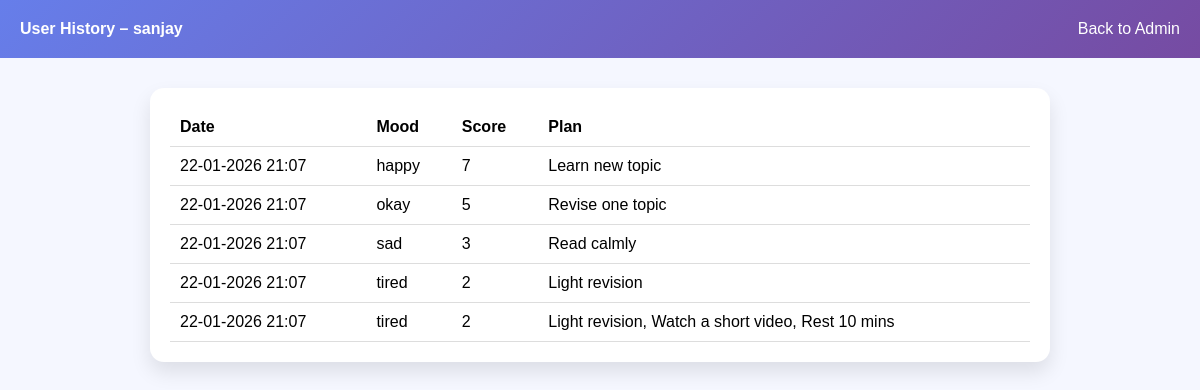
/admin/user/3, run on the app's committed database.
### tables this page shows
CREATE TABLE users (
            id INTEGER PRIMARY KEY AUTOINCREMENT,
            username TEXT UNIQUE,
            password TEXT,
            goal TEXT
        );

CREATE TABLE history (
            id INTEGER PRIMARY KEY AUTOINCREMENT,
            user_id INTEGER,
            mood TEXT,
            score INTEGER,
            plan TEXT,
            date TEXT
        );

### app.py (the view)
@app.route("/admin/user/<int:uid>")
def admin_user(uid):
    con = get_db()
    cur = con.cursor()
    cur.execute("SELECT username FROM users WHERE id=?", (uid,))
    user = cur.fetchone()
    if not user:
        con.close()
        return "User not found"
    username = user[0]
    cur.execute("""
        SELECT mood, score, plan, date
        FROM history WHERE user_id=?
        ORDER BY id DESC
    """, (uid,))
    history = cur.fetchall()
    con.close()
    return render_template("user_history.html", username=username, history=history)

### app.py (called while the page is built)
def get_db():
    return sqlite3.connect("moods.db")

### templates/user_history.html (shortened to what this page needs)
<!DOCTYPE html>
<html>
<head>
</head>
<body>
<div class="top">
    <div><strong>User History – {{ username }}</strong></div>
    <div><a href="/admin">Back to Admin</a></div>
</div>
<div class="container">
    {% if history %}
        <div class="card">
            <table>
                <tr>
                    <th>Date</th>
                    <th>Mood</th>
                    <th>Score</th>
                    <th>Plan</th>
                </tr>
                {% for mood, score, plan, date in history %}
                <tr>
                    <td>{{ date }}</td>
                    <td>{{ mood }}</td>
                    <td>{{ score }}</td>
                    <td>{{ plan }}</td>
                </tr>
                {% endfor %}
            </table>
        </div>
    {% else %}
        <div class="card">
            <p>No history available for this user.</p>
        </div>
    {% endif %}
</div>
</body>
</html>

### templates/user_history.html (style rules this page uses)
body { font-family: Arial; background: #f5f7ff; margin: 0; }
.top { background: linear-gradient(135deg,#667eea,#764ba2); color: white; padding: 20px; display: flex; justify-content: space-between; align-items: center; }
.container { max-width: 900px; margin: auto; padding: 30px; }
.card { background: white; padding: 20px; border-radius: 14px; box-shadow: 0 10px 20px rgba(0,0,0,0.1); margin-bottom: 15px; }
table { width: 100%; border-collapse: collapse; }
th, td { padding: 10px; border-bottom: 1px solid #ddd; text-align: left; }
a { color: white; text-decoration: none; }

### data on the page
users: username "sanjay"
history: date "22-01-2026 21:07", mood "happy", score "7", plan "Learn new topic"
history: date "22-01-2026 21:07", mood "okay", score "5", plan "Revise one topic"
history: date "22-01-2026 21:07", mood "sad", score "3", plan "Read calmly"
history: date "22-01-2026 21:07", mood "tired", score "2", plan "Light revision"
history: date "22-01-2026 21:07", mood "tired", score "2", plan "Light revision, Watch a short video, Rest 10 mins"
